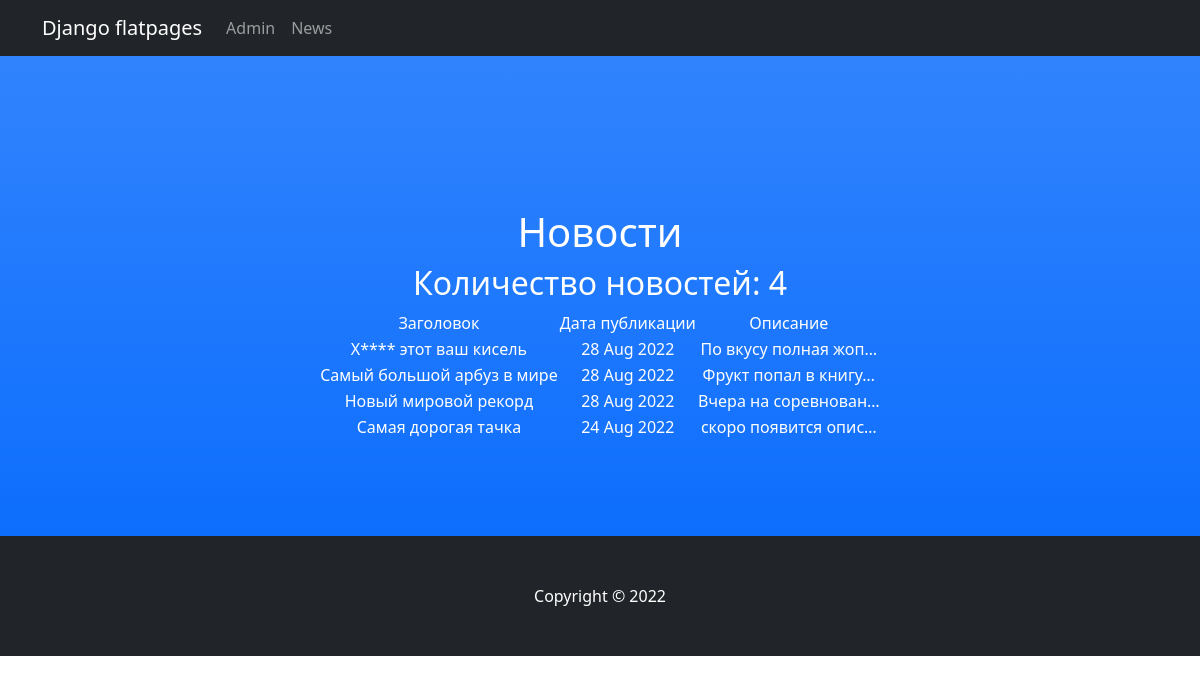
Page /news/ on the committed database.
### newsapp/models.py (models this page shows, shortened)
class Post(models.Model):
    head = models.CharField(max_length=255, unique=True)
    text = models.TextField()
    rate = models.IntegerField(default=0)
    type = models.BooleanField(default=False)  # False - новость, True - статья
    time = models.DateTimeField(auto_now_add=True)
    author = models.ForeignKey(Author, on_delete=models.CASCADE)
    category = models.ManyToManyField(Category, through='PostCategory')

### newsapp/views.py (the view)
# urls.py: path('', News.as_view()),
class News(ListView):
    model = Post
    ordering = '-time'
    template_name = 'news.html'
    context_object_name = 'news'
    def get_context_data(self, **kwargs):
        context = super().get_context_data(**kwargs)
        a = Post.objects.all()
        context['amount'] = 0
        for i in a:
            if i.type == 0:
                context['amount'] += 1
        return context

### newsapp/templatetags/custom_filters.py (called while the page is built)
@register.filter()
def censor(value):
    bad = [
        'жопа', 'Жопа',
        'херня', 'Херня',
        'чмо', 'Чмо'
    ]
    for i in bad:
        if i in value:
            value = value.replace(i[1:], '*' * (len(i) - 1))
    return f'{value}'

### templates/news.html (shortened to what this page needs)
{% extends 'flatpages/default.html' %}
{% load custom_filters %}
{% block content %}
<h1>Новости</h1>
{% if news %}
<h2>Количество новостей: {{ amount }}</h2>
<table align="center">
    <tr>
        <td>
            Заголовок
        </td>
        <td>
            Дата публикации
        </td>
        <td>
            Описание
        </td>
    </tr>
    {% for new in news %}
    {% if new.type == 0 %}
    <tr>
        <td>{{ new.head|censor }}</td>
        <td>{{ new.time|date:'d M Y' }}</td>
        <td>{{ new.text|truncatechars:20|censor }}</td>
    </tr>
    {% endif %}
    {% endfor %}
</table>
{% else %}
<h2>Новостей нет!</h2>
{% endif %}
{% endblock content %}

### templates/flatpages/default.html (shortened to what this page needs)
<!DOCTYPE html>
<html lang="en">
    <head>
        {% load static %}
        <link href="{% static 'css/styles.css' %}" rel="stylesheet" />
    </head>
    <body id="page-top">
        <nav class="navbar navbar-expand-lg navbar-dark bg-dark static-top">
            <div class="container">
                <a class="navbar-brand" href="#">Django flatpages</a>
            <div class="collapse navbar-collapse" id="navbarResponsive">
                <ul class="navbar-nav ml-auto">
                    <li class="nav-item">
                        <a class="nav-link" href="/admin/">Admin</a>
                    </li>
                    <li class="nav-item">
                        <a class="nav-link" href="/news/">News</a>
                    </li>
                </ul>
            </div>
        </div>
    </nav>
        <header class="bg-primary bg-gradient text-white">
            <div class="container">
                <div class="row">
                    <div class="col-lg-12 text-center">
                        {% block content %}{% endblock content %}
                    </div>
                </div>
            </div>
        </header>
        <footer class="py-5 bg-dark">
            <div class="container px-4"><p class="m-0 text-center text-white">Copyright &copy; 2022</p></div>
        </footer>
    </body>
</html>

### rows in the picture
Post: head|censor "Х**** этот ваш кисель", time "28 Aug 2022", text|censor "По вкусу полная жоп…"
Post: head|censor "Самый большой арбуз в мире", time "28 Aug 2022", text|censor "Фрукт попал в книгу…"
Post: head|censor "Новый мировой рекорд", time "28 Aug 2022", text|censor "Вчера на соревнован…"
Post: head|censor "Самая дорогая тачка", time "24 Aug 2022", text|censor "скоро появится опис…"

### other values in the picture
{{ amount }} "4"
